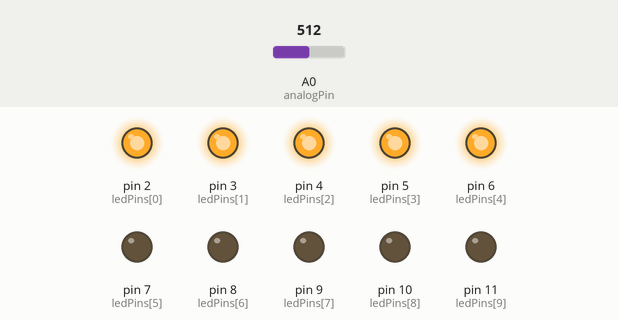
Recording of a sketch running on a simulated Arduino Uno, built with avr-gcc and run on an emulated ATmega328P. On the bench: output pins drawn as LEDs (lit = HIGH). The test bench sets the inputs (shaded band); at power-on: A0 (analogPin) = 512.

Above: at 1.2 s.
1.3 s: A0 (analogPin) set to 597
2.8 s: A0 (analogPin) set to 628
At 3.2 s:
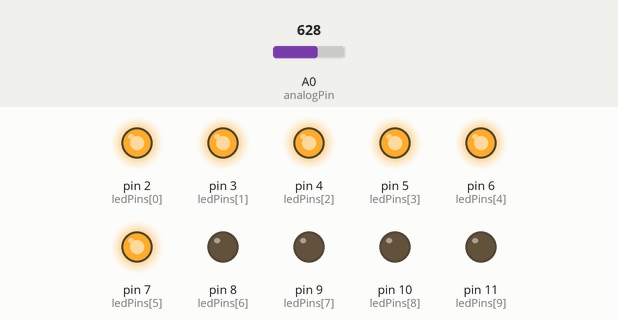
4.3 s: A0 (analogPin) set to 511
At 5.5 s:
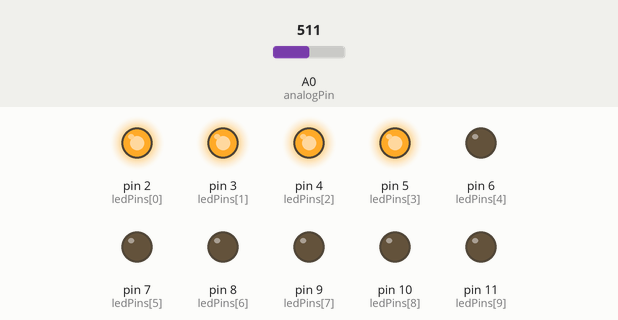
5.8 s: A0 (analogPin) set to 418
7.3 s: A0 (analogPin) set to 398
At 7.8 s:
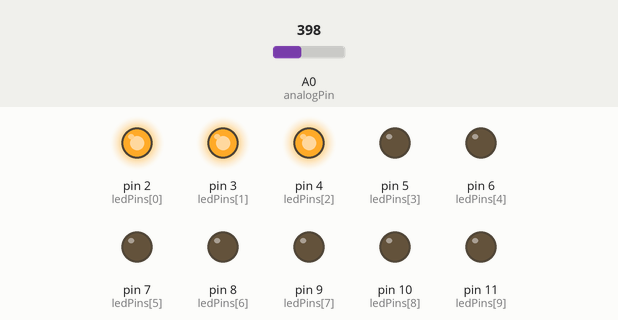
8.8 s: A0 (analogPin) set to 716
At 10.2 s:
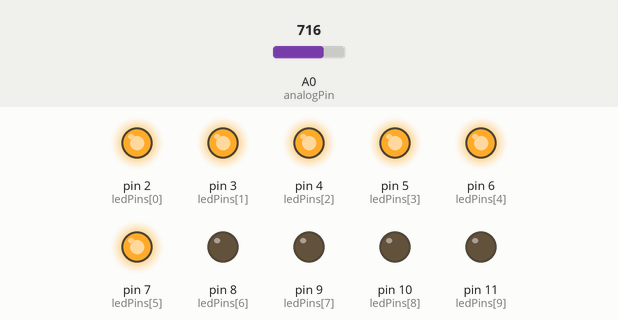
Timing chart, 0 to 11.3 s (numbered marks = the images above; inputs shaded):
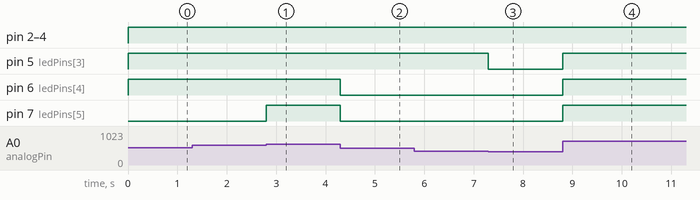

Measured:
- the behaviour switches between 613 and 614 on A0 (analogPin) (found by bisection; images 0 and 1)
- the behaviour switches between 410 and 409 on A0 (analogPin) (found by bisection; images 2 and 3)
- after the input at 1.3 s, every drawn part: stays the same
- after the input at 2.8 s, pin 7 (ledPins[5]): LOW → HIGH at once
- after the input at 4.3 s, pin 6 (ledPins[4]), pin 7 (ledPins[5]): HIGH → LOW at once
- after the input at 5.8 s, every drawn part: stays the same
- after the input at 7.3 s, pin 5 (ledPins[3]): HIGH → LOW at once
- after the input at 8.8 s, pin 5 (ledPins[3]), pin 6 (ledPins[4]), pin 7 (ledPins[5]): LOW → HIGH at once

The sketch:

bargraph.ino
```cpp
/*
 * BarGraph
 *
 * Control the amount of LEDs that are lit up by a pentiometer
 *
 * Jim Palomo
 */

const int analogPin = A0; // pentiometer pin
const int ledCount = 10;  // # of LEDs

int ledPins[] = {2,3,4,5,6,7,8,9,10,11};  // array of LED pins used

void setup() {
  // initialize LED pins by iterating and set each pin as output
  for (int curLed = 0; curLed < ledCount; curLed++) {
    pinMode(ledPins[curLed], OUTPUT);
  }
}

void loop() {
  // read potentiometer data
  int sensorReading = analogRead(analogPin);

  // map data from [0, # LEDs]
  int ledLevel = map(sensorReading, 0, 1023, 0, ledCount);

  for (int curLed = 0; curLed < ledCount; curLed++) {

    // if element in the array at the given index is less than
    // ledLevel, then turn the pin on
    if (curLed < ledLevel) {
      digitalWrite(ledPins[curLed], HIGH);
    }

    else {  // turn off pins that are higher than the ledLevel
      digitalWrite(ledPins[curLed], LOW);
    }
  }
}
```
